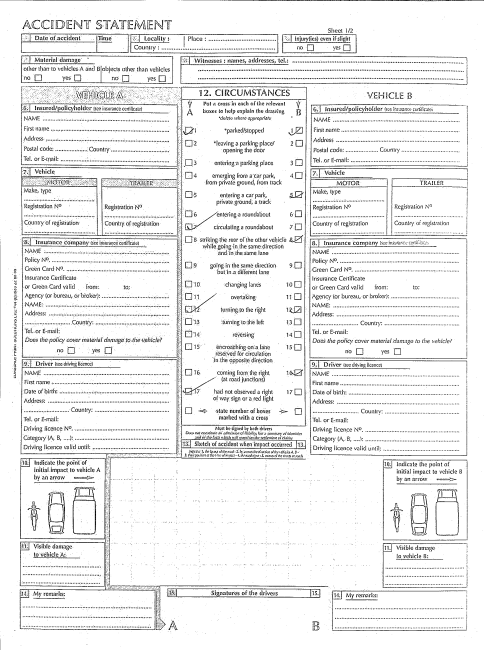
#> input picture scanned_final_2.png, 484 x 650 px
$ python alignedAndCropped.py
#> lines starting #> are read from the running program, lines starting #| are printed output that depends on the picture
### align_v1.py
from __future__ import print_function
import cv2
import numpy as np
import imutils


MAX_MATCHES = 80000
GOOD_MATCH_PERCENT = 0.005


def alignImages(im1, im2):

  # Convert images to grayscale
  im1Gray = cv2.cvtColor((im1), cv2.COLOR_BGR2GRAY)
  im2Gray = cv2.cvtColor(im2, cv2.COLOR_BGR2GRAY)

  # Detect ORB features and compute descriptors.
  orb = cv2.ORB_create(MAX_MATCHES)
  keypoints1, descriptors1 = orb.detectAndCompute(im1Gray, None)
  keypoints2, descriptors2 = orb.detectAndCompute(im2Gray, None)

  # Match features.
  matcher = cv2.DescriptorMatcher_create(cv2.DESCRIPTOR_MATCHER_BRUTEFORCE_HAMMING)
  matches = matcher.match(descriptors1, descriptors2, None)

  # Sort matches by score
  matches.sort(key=lambda x: x.distance, reverse=False)

  # Remove not so good matches
  numGoodMatches = int(len(matches) * GOOD_MATCH_PERCENT)
  matches = matches[:numGoodMatches]

  # Draw top matches
  imMatches = cv2.drawMatches(im1, keypoints1, im2, keypoints2, matches, None)
  cv2.imwrite("matches.jpg", imMatches)

  # Extract location of good matches
  points1 = np.zeros((len(matches), 2), dtype=np.float32)
  points2 = np.zeros((len(matches), 2), dtype=np.float32)

  for i, match in enumerate(matches):
    points1[i, :] = keypoints1[match.queryIdx].pt
    points2[i, :] = keypoints2[match.trainIdx].pt

  # Find homography
  h, mask = cv2.findHomography(points1, points2, cv2.RANSAC)

  # Use homography
  height, width, channels = im2.shape
  im1Reg = cv2.warpPerspective(im1, h, (width, height))

  return im1Reg, h


# [30 lines that do not run on import are left out]

### alignedAndCropped.py
import cv2
import imutils
import Middlecrop as crop
import align_v1 as align
import os

ref_image = cv2.imread("scanned_final_2.png", cv2.IMREAD_COLOR)
#> ref_image is the input picture: shape (650, 484, 3); min 0, max 255, mean 237.6
for i, file in enumerate(os.listdir(r"./data/ScannedImages")):

    orgimage = cv2.imread("./data/ScannedImages/{}".format(file), cv2.IMREAD_COLOR)
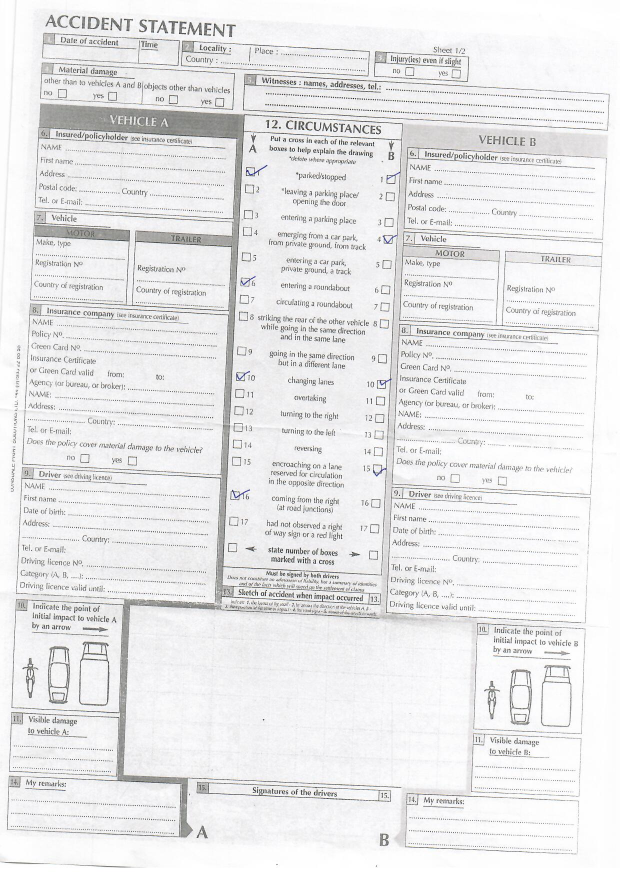
#> input picture keras-frcnn-master/keras_frcnn/data/ScannedImages/Page-1-Image-1.png, 1240 x 1753 px, found by its file name (shown at 1/2 size)
#> orgimage is the input picture: shape (1753, 1240, 3); mean B, G, R 233.7, 233, 233.1
    orgimage = imutils.resize(orgimage, height= 700)
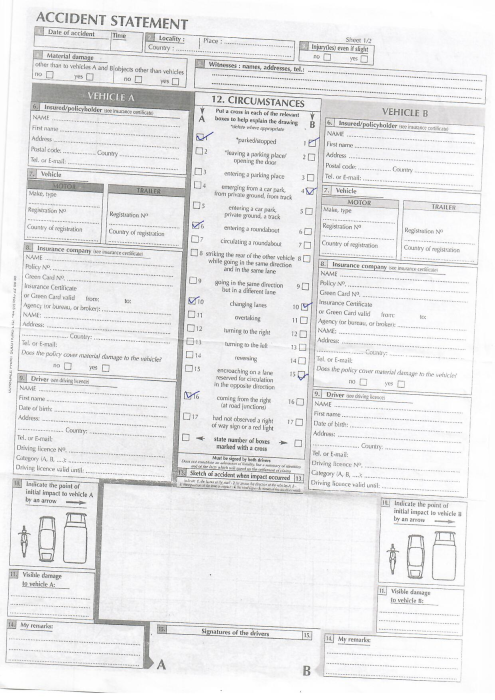
#> orgimage: shape (700, 495, 3); mean B, G, R 233.7, 233, 233.1
    aligned, h = align.alignImages((orgimage), (ref_image))
#> in alignImages, `keypoints1, descriptors1 = orb.detectAndCompute(im1Gray, None)`: keypoints1 = 13435 keypoints; strongest (x, y, size): (244, 101, 31), (231, 99, 31), (247, 100, 31), (289, 103, 31)
#> in alignImages, `keypoints2, descriptors2 = orb.detectAndCompute(im2Gray, None)`: keypoints2 = 19515 keypoints; strongest (x, y, size): (222, 95, 31), (220, 95, 31), (218, 92, 31), (225, 93, 31)
#> in alignImages, `matches = matcher.match(descriptors1, descriptors2, None)`: matches = 13435 matches
#> (the run stopped early here; a loop or call above may not have finished)
